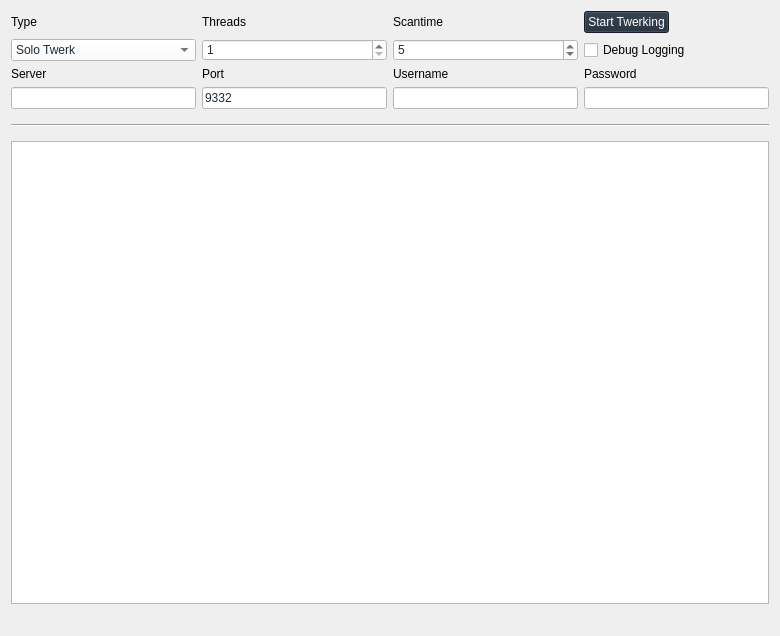
<?xml version="1.0" encoding="UTF-8"?>
<ui version="4.0">
 <class>MiningPage</class>
 <widget class="QWidget" name="MiningPage">
  <property name="geometry">
   <rect>
    <x>0</x>
    <y>0</y>
    <width>780</width>
    <height>636</height>
   </rect>
  </property>
  <property name="windowTitle">
   <string>Fuel</string>
  </property>
  <layout class="QGridLayout" name="gridLayout">
   <property name="sizeConstraint">
    <enum>QLayout::SetMaximumSize</enum>
   </property>
   <item row="7" column="1">
    <widget class="QLineEdit" name="serverLine">
     <property name="enabled">
      <bool>true</bool>
     </property>
     <property name="styleSheet">
      <string notr="true">background:#ffffff;color:#1e2a38</string>
     </property>
    </widget>
   </item>
   <item row="6" column="3">
    <widget class="QLabel" name="usernameLabel">
     <property name="enabled">
      <bool>true</bool>
     </property>
     <property name="text">
      <string>Username</string>
     </property>
    </widget>
   </item>
   <item row="6" column="1">
    <widget class="QLabel" name="serverLabel">
     <property name="enabled">
      <bool>true</bool>
     </property>
     <property name="text">
      <string>Server</string>
     </property>
    </widget>
   </item>
   <item row="7" column="3">
    <widget class="QLineEdit" name="usernameLine">
     <property name="enabled">
      <bool>true</bool>
     </property>
     <property name="styleSheet">
      <string notr="true">background:#ffffff;color:#1e2a38</string>
     </property>
     <property name="text">
      <string/>
     </property>
    </widget>
   </item>
   <item row="6" column="4">
    <widget class="QLabel" name="passwordLabel">
     <property name="enabled">
      <bool>true</bool>
     </property>
     <property name="text">
      <string>Password</string>
     </property>
    </widget>
   </item>
   <item row="6" column="2">
    <widget class="QLabel" name="portLabel">
     <property name="enabled">
      <bool>true</bool>
     </property>
     <property name="text">
      <string>Port</string>
     </property>
    </widget>
   </item>
   <item row="3" column="4">
    <widget class="QPushButton" name="startButton">
     <property name="sizePolicy">
      <sizepolicy hsizetype="Fixed" vsizetype="Fixed">
       <horstretch>0</horstretch>
       <verstretch>0</verstretch>
      </sizepolicy>
     </property>
     <property name="styleSheet">
      <string notr="true">background:#1e2a38;color:#ffffff</string>
     </property>
     <property name="text">
      <string>Start Twerking</string>
     </property>
    </widget>
   </item>
   <item row="8" column="1" colspan="4">
    <widget class="Line" name="line">
     <property name="sizePolicy">
      <sizepolicy hsizetype="Minimum" vsizetype="Fixed">
       <horstretch>0</horstretch>
       <verstretch>0</verstretch>
      </sizepolicy>
     </property>
     <property name="minimumSize">
      <size>
       <width>0</width>
       <height>20</height>
      </size>
     </property>
     <property name="orientation">
      <enum>Qt::Horizontal</enum>
     </property>
    </widget>
   </item>
   <item row="13" column="1" colspan="4">
    <widget class="QListWidget" name="list">
     <property name="autoScrollMargin">
      <number>100000</number>
     </property>
     <property name="dragDropMode">
      <enum>QAbstractItemView::DragOnly</enum>
     </property>
     <property name="selectionMode">
      <enum>QAbstractItemView::NoSelection</enum>
     </property>
     <property name="movement">
      <enum>QListView::Snap</enum>
     </property>
     <property name="batchSize">
      <number>10</number>
     </property>
    </widget>
   </item>
   <item row="14" column="1" colspan="2">
    <widget class="QLabel" name="shareCount">
     <property name="font">
      <font>
       <pointsize>10</pointsize>
       <weight>75</weight>
       <bold>true</bold>
      </font>
     </property>
     <property name="text">
      <string/>
     </property>
    </widget>
   </item>
   <item row="3" column="3">
    <widget class="QLabel" name="scantimeLabel">
     <property name="enabled">
      <bool>true</bool>
     </property>
     <property name="layoutDirection">
      <enum>Qt::LeftToRight</enum>
     </property>
     <property name="text">
      <string>Scantime</string>
     </property>
    </widget>
   </item>
   <item row="3" column="2">
    <widget class="QLabel" name="threadsLabel">
     <property name="enabled">
      <bool>true</bool>
     </property>
     <property name="text">
      <string>Threads</string>
     </property>
    </widget>
   </item>
   <item row="4" column="4">
    <widget class="QCheckBox" name="debugCheckBox">
     <property name="text">
      <string>Debug Logging</string>
     </property>
    </widget>
   </item>
   <item row="3" column="1">
    <widget class="QLabel" name="typeLabel">
     <property name="text">
      <string>Type</string>
     </property>
    </widget>
   </item>
   <item row="4" column="2">
    <widget class="QSpinBox" name="threadsBox">
     <property name="enabled">
      <bool>true</bool>
     </property>
     <property name="styleSheet">
      <string notr="true">background:#ffffff;color:#1e2a38</string>
     </property>
     <property name="minimum">
      <number>1</number>
     </property>
     <property name="maximum">
      <number>99</number>
     </property>
     <property name="singleStep">
      <number>1</number>
     </property>
    </widget>
   </item>
   <item row="4" column="1">
    <widget class="QComboBox" name="typeBox">
     <property name="styleSheet">
      <string notr="true">background:#ffffff;color:#1e2a38</string>
     </property>
     <property name="editable">
      <bool>false</bool>
     </property>
     <property name="currentIndex">
      <number>0</number>
     </property>
     <item>
      <property name="text">
       <string>Solo Twerk</string>
      </property>
     </item>
     <item>
      <property name="text">
       <string>Pool Twerk</string>
      </property>
     </item>
    </widget>
   </item>
   <item row="4" column="3">
    <widget class="QSpinBox" name="scantimeBox">
     <property name="enabled">
      <bool>true</bool>
     </property>
     <property name="styleSheet">
      <string notr="true">background:#ffffff;color:#1e2a38</string>
     </property>
     <property name="minimum">
      <number>1</number>
     </property>
     <property name="value">
      <number>5</number>
     </property>
    </widget>
   </item>
   <item row="7" column="2">
    <widget class="QLineEdit" name="portLine">
     <property name="enabled">
      <bool>true</bool>
     </property>
     <property name="styleSheet">
      <string notr="true">background:#ffffff;color:#1e2a38</string>
     </property>
     <property name="text">
      <string>9332</string>
     </property>
     <property name="value" stdset="0">
      <number>9332</number>
     </property>
    </widget>
   </item>
   <item row="7" column="4">
    <widget class="QLineEdit" name="passwordLine">
     <property name="enabled">
      <bool>true</bool>
     </property>
     <property name="styleSheet">
      <string notr="true">background:#ffffff;color:#1e2a38</string>
     </property>
    </widget>
   </item>
   <item row="14" column="3" colspan="2">
    <widget class="QLabel" name="mineSpeedLabel">
     <property name="sizePolicy">
      <sizepolicy hsizetype="Preferred" vsizetype="Preferred">
       <horstretch>0</horstretch>
       <verstretch>0</verstretch>
      </sizepolicy>
     </property>
     <property name="font">
      <font>
       <pointsize>10</pointsize>
       <weight>75</weight>
       <bold>true</bold>
      </font>
     </property>
     <property name="text">
      <string/>
     </property>
     <property name="alignment">
      <set>Qt::AlignRight|Qt::AlignTrailing|Qt::AlignVCenter</set>
     </property>
    </widget>
   </item>
  </layout>
 </widget>
 <layoutdefault spacing="6" margin="11"/>
 <tabstops>
  <tabstop>startButton</tabstop>
  <tabstop>typeBox</tabstop>
  <tabstop>threadsBox</tabstop>
  <tabstop>scantimeBox</tabstop>
  <tabstop>serverLine</tabstop>
  <tabstop>portLine</tabstop>
  <tabstop>usernameLine</tabstop>
  <tabstop>passwordLine</tabstop>
  <tabstop>debugCheckBox</tabstop>
  <tabstop>list</tabstop>
 </tabstops>
 <resources/>
 <connections/>
</ui>
